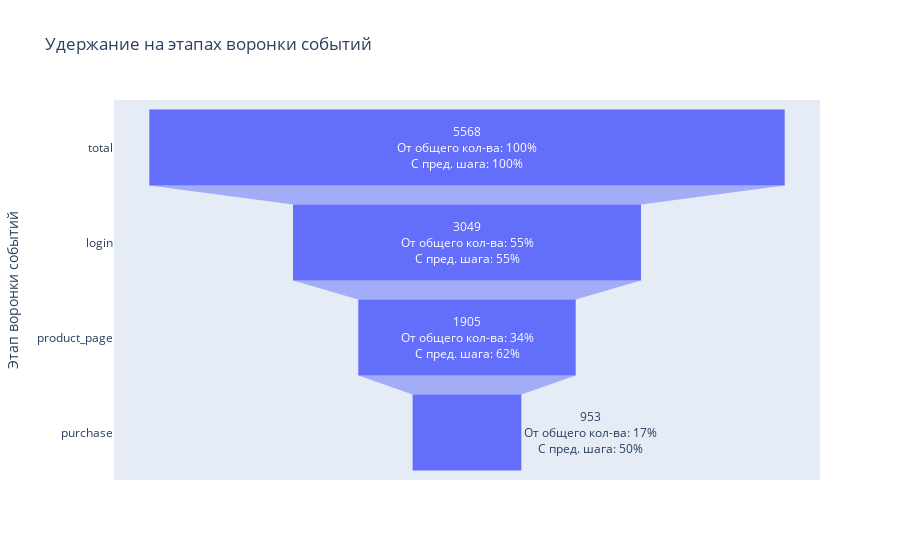

The notebook cell this image was saved under:
### Markdown cell above
Даже самое популярное событие совершили далеко не все пользователи (всего в тесте 5568 участников). Кажется, почти половина участников теста не проявила никакой активности.<br> 
*Также возможно, что авторизироваться для совершения покупки не обязательно.*

Покупки совершило большее число пользователей, чем просмотр/добавление в корзину. Далее будем считать этот шаг необязательным.

Построим воронку продаж и рассчитаем процент удержания на каждом этапе.

### Code cell
df['event_name_cat'] = pd.Categorical(df['event_name'], ['total', 'login', 'product_page', 'purchase'])

funnel = df.groupby('event_name_cat').agg({'user_id':'nunique'})
# добавим общее число участников теста
funnel.loc['total', 'user_id'] = len(ab)
funnel.sort_values(by='user_id', ascending=False, inplace=True)
# строим график
fig = px.funnel(funnel, title='Удержание на этапах воронки событий')
fig.update_traces(
    texttemplate='%{value}<br>От общего кол-ва: %{percentInitial}<br>С пред. шага: %{percentPrevious}',
    hovertemplate=None, hoverinfo='skip'
)
fig.update_layout(showlegend=False, yaxis_title='Этап воронки событий')

### Figure 1 — Plotly figure (JSON) as saved in the notebook; plotly's stock layout.template omitted (floating-point values rounded to 4 significant figures)
{"data": [{"hoverinfo": "skip", "legendgroup": "user_id", "marker": {"color": "#636efa"}, "name": "user_id", "orientation": "h", "showlegend": true, "texttemplate": "%{value}<br>От общего кол-ва: %{percentInitial}<br>С пред. шага: %{percentPrevious}", "type": "funnel", "x": [5568, 3049, 1905, 953], "xaxis": "x", "y": ["total", "login", "product_page", "purchase"], "yaxis": "y"}], "layout": {"legend": {"title": {"text": "variable"}, "tracegroupgap": 0}, "showlegend": false, "title": {"text": "Удержание на этапах воронки событий"}, "xaxis": {"anchor": "y", "domain": [0, 1], "title": {"text": "value"}}, "yaxis": {"anchor": "x", "domain": [0, 1], "title": {"text": "Этап воронки событий"}}}}
